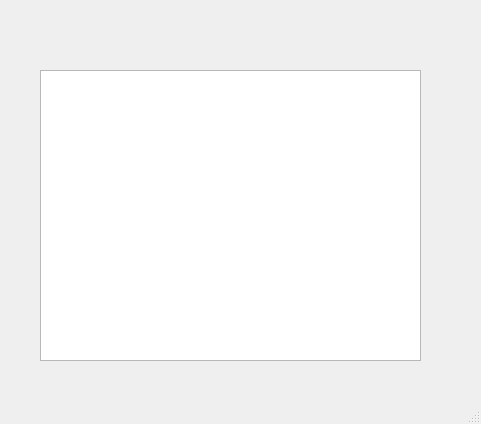
<?xml version="1.0" encoding="UTF-8"?>
<ui version="4.0">
 <class>MainWindow</class>
 <widget class="QMainWindow" name="MainWindow">
  <property name="geometry">
   <rect>
    <x>0</x>
    <y>0</y>
    <width>481</width>
    <height>424</height>
   </rect>
  </property>
  <property name="windowTitle">
   <string>MainWindow</string>
  </property>
  <widget class="QWidget" name="centralwidget">
   <widget class="QTableWidget" name="tableWidget">
    <property name="geometry">
     <rect>
      <x>40</x>
      <y>70</y>
      <width>381</width>
      <height>291</height>
     </rect>
    </property>
   </widget>
  </widget>
  <widget class="QMenuBar" name="menubar">
   <property name="geometry">
    <rect>
     <x>0</x>
     <y>0</y>
     <width>481</width>
     <height>17</height>
    </rect>
   </property>
  </widget>
  <widget class="QStatusBar" name="statusbar"/>
 </widget>
 <resources/>
 <connections/>
</ui>
